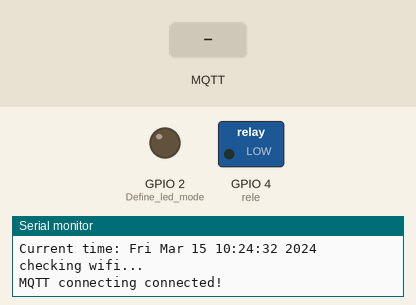
Simulated run of this sketch. Board: ESP8266 (NodeMCU). On the bench: switched loads named in the sketch (green lamp = pin HIGH), output pins drawn as LEDs (lit = HIGH), the last lines printed to the serial monitor. The test bench sets the inputs (shaded band). WiFi joins after 1.5 s; servers stay silent unless stated; the local clock reads 2024-03-15 10:24:30 at power-on unless the sketch sets it; no MQTT or app messages arrive unless stated.

Above: at 3.2 s.
3.3 s: MQTT message "HI" arrives on the first subscribed topic
At 3.6 s:
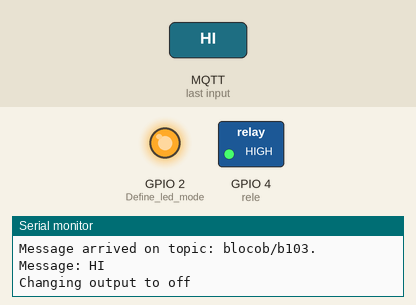
6.3 s: MQTT message "LO" arrives on the first subscribed topic
At 7.1 s:
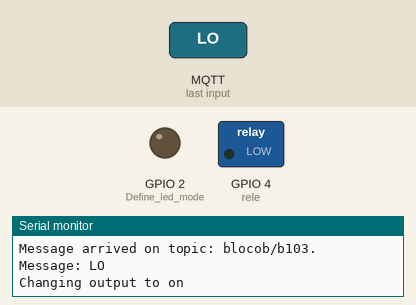
Timing chart, 0 to 9.3 s (numbered marks = the images above; inputs shaded):
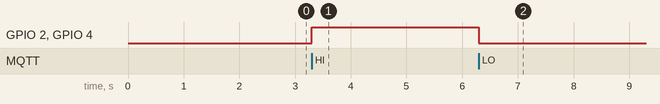

Measured:
- after the input at 3.3 s, GPIO 2 (Define_led_mode), GPIO 4 (rele): LOW → HIGH at once
- after the input at 6.3 s, GPIO 2 (Define_led_mode), GPIO 4 (rele): HIGH → LOW at once

The sketch:

ESP_cert_final.ino
```cpp
#include <ESP8266WiFi.h>
#include <WiFiClientSecure.h>
#include <MQTT.h>
#include <time.h>
#include <string.h>

//enable only one of these below, disabling both is fine too.
#define CHECK_CA_ROOT
//#define CHECK_PUB_KEY
//#define CHECK_FINGERPRINT
////--------------------------////

#define rele 4 //Definição do pino correspondente ao rele
#ifndef SECRET

// Login do wifi que a esp deve se conectar
const char ssid[] = "redes_mqtt";
const char pass[] = "redes22108";

// Nome da ESP para po broker
#define HOSTNAME "esp8266_b103"

// IP do broker
const char MQTT_HOST[] = "172.16.158.155";
// Porta para se usar com certificado
const int MQTT_PORT = 8883;
const char MQTT_USER[] = ""; // leave blank if no credentials used
const char MQTT_PASS[] = ""; // leave blank if no credentials used

//Definição do topico que sera feito o subscribe e publish
const char MQTT_SUB_TOPIC[] = "blocob/b103";
const char MQTT_PUB_TOPIC[] = "blocob/b103";

// String pré inicializada que envia o estado atual do rele
String msg = "LO";

#ifdef CHECK_CA_ROOT
static const char digicert[] PROGMEM = R"EOF(
-----BEGIN CERTIFICATE-----
MIIDzTCCArWgAwIBAgIUbGwEwlE705f2phrYXOm7KNKuYywwDQYJKoZIhvcNAQEL
BQAwdjELMAkGA1UEBhMCQlIxFzAVBgNVBAgMDlNhbnRhLUNhdGFyaW5hMRYwFAYD
VQQHDA1GbG9yaWFub3BvbGlzMQ0wCwYDVQQKDARJRlNDMQ4wDAYDVQQLDAVSZWRl
czEXMBUGA1UEAwwOMTcyLjE2LjE1OC4xNTUwHhcNMjIwNjA3MTM0MjUxWhcNMjMw
NjA3MTM0MjUxWjB2MQswCQYDVQQGEwJCUjEXMBUGA1UECAwOU2FudGEtQ2F0YXJp
bmExFjAUBgNVBAcMDUZsb3JpYW5vcG9saXMxDTALBgNVBAoMBElGU0MxDjAMBgNV
BAsMBVJlZGVzMRcwFQYDVQQDDA4xNzIuMTYuMTU4LjE1NTCCASIwDQYJKoZIhvcN
AQEBBQADggEPADCCAQoCggEBALL2AkeRHX6CCe0F3Y/CdkVZ5EBiXG55mpCuUhPi
AnGrf/xPVn5KBmZTTHJ2qk3M4z+STcuAfJ7SKU2fISoYMW/Wt0KI6nhr9BFa64/f
UBCMfVM8uqkRF5fmFI3zhNef0Vz+8GeXZK0uRjsP32lNEuU/lUB7hUpfSg4IyRYS
u8Oe10vMykGxXAG/YsTnaNCwhyNJYT1n/I1BXhB64Ectf72BdHWshEFA0ghgJE+c
Q7dmDm2C6xQq+sAYfFPmQGCYbaa3oac9UpTiJbosNlgBkE9agtDYIPQ4sKC8PWOu
1GGH20VnkjP/2GXpyfHH5T5mK8/+pOYmHgCC8hnf/4gDJSUCAwEAAaNTMFEwHQYD
VR0OBBYEFOv0/rvw/r+AOG/X19+wwgT66E0FMB8GA1UdIwQYMBaAFOv0/rvw/r+A
OG/X19+wwgT66E0FMA8GA1UdEwEB/wQFMAMBAf8wDQYJKoZIhvcNAQELBQADggEB
ACZRfiS5LdPxTbTj+95Y+iTPyxCktkGCeQ3dFqwmhLasrHxXgXIxfgi9tdKdUz7q
AuKv7QB2PEjvxDK+tn7UgyYaP9ODV0v7cEACyg1Xz93TSAgGtON0ZNyHU5WK4X05
yNdjmVDosM4xnMy78oQfUNKaQcusKYbiN+fpBhNtKnCR3BsY+B/GBSlNNQmasbt/
IN8zF77ckd8DPgFihhXJvr3qG8BPX7wp08zOLjW4wBiU6eOZMUlUyKV7yOsjr3Vd
/iPLzfRC3422Ti90qCtD6yPo8hY7kG1gqPNoK/pEN6e8Xxg2CzCjn3tDd24Ya9Yn
xzdZG+GbooIlOD0w8UPynYc=
-----END CERTIFICATE-----
    )EOF";
#endif

#ifdef CHECK_PUB_KEY
// Extracted by: openssl x509 -pubkey -noout -in ca.crt
static const char pubkey[] PROGMEM = R"KEY(
    -----BEGIN PUBLIC KEY-----
30 82 01 0a 02 82 01 01 00 c1 34 1c a9 88 cd f4 ce c2 42 8b
4f 74 c7 1d ef 8e 6d d8 b3 6a 63 e0 51 99 83 eb 84 df df 32
5d 35 e6 06 62 7e 02 11 76 f2 3f a7 f2 de d5 9c f1 2d 9b a1
6e 9d ce b1 fc 49 d1 5f f6 ea 37 db 41 89 03 d0 7b 53 51 56
4d ed f1 75 af cb 9b 72 45 7d a1 e3 91 6c 3b 8c 1c 1c 6a e4
19 8e 91 88 34 76 a9 1d 19 69 88 26 6c aa e0 2d 84 e8 31 5b
d4 a0 0e 06 25 1b 31 00 b3 4e a9 90 41 62 33 0f aa 0d f2 e8
fe cc 45 28 1e af 42 51 5e 90 c7 82 ca 68 cb 09 b3 70 3c 9c
aa ca 11 66 3d 6c 22 a3 f3 c3 32 bb 81 4f 33 c7 dd c8 a8 06
7a c9 58 a5 dc dc e8 d7 74 b1 85 24 e7 e3 ee 93 f4 8f f7 6b
d8 b1 fb d9 e4 af bf 73 d0 40 59 7d d0 26 4f 16 1a c2 51 c4
47 49 2c 68 13 ac a3 18 e7 67 cf b7 fa 3e f7 8b 20 1e 7b e2
44 0e 47 0b 7c 78 f9 f4 ca 27 6b 4c 2d 62 72 d8 a4 10 3d e7
1d 88 4c 50 e5 02 03 01 00 01
    -----END PUBLIC KEY-----
    )KEY";
#endif

#ifdef CHECK_FINGERPRINT
// Extracted by: openssl x509 -fingerprint -in ca.crt
static const char fp[] PROGMEM = "06:90:7E:A4:Ec:A0:F7:70:28:12:DC:51:1F:ED:62:A7:99:AC:71:9A";
#endif
#endif
//////////////////////////////////////////////////////

#if (defined(CHECK_PUB_KEY) and defined(CHECK_CA_ROOT)) or (defined(CHECK_PUB_KEY) and defined(CHECK_FINGERPRINT)) or (defined(CHECK_FINGERPRINT) and defined(CHECK_CA_ROOT)) or (defined(CHECK_PUB_KEY) and defined(CHECK_CA_ROOT) and defined(CHECK_FINGERPRINT))
#error "cant have both CHECK_CA_ROOT and CHECK_PUB_KEY enabled"
#endif

//Definição do cliente seguro que trabalha com protocolo TLS
BearSSL::WiFiClientSecure net;
//Definição do client MQTT
MQTTClient client;

//Variaveis para se contar o tempo
unsigned long lastMillis = 0;
time_t now;

void mqtt_connect()
{
  Serial.print("checking wifi...");
  while (WiFi.status() != WL_CONNECTED)
  {
    Serial.print(".");
    delay(1000);
  }

  Serial.print("\nMQTT connecting ");
  while (!client.connect(HOSTNAME))
  {
    Serial.print(".");
    delay(1000);
  }

  Serial.println("connected!");

  client.subscribe(MQTT_SUB_TOPIC);
}

//Função que trata o recebimento de informações do broker
void messageReceived(String topic, String message)
{
  Serial.print("Message arrived on topic: ");
  Serial.print(topic);
  Serial.print(". Message: ");
  for (int i = 0; i < message.length(); i++) {
    Serial.print(message[i]);
  }
  String messageTemp;

  messageTemp = message;

  Serial.println();

  // If a message is received on the topic blocob/b103,
  // you check if the message is either "HI" or "LO".
  // Changes the output state according to the message
  if (String(topic) == "blocob/b103")
  {
    Serial.print("Changing output to ");

    if (messageTemp == "HI" )
    {
      Serial.println("off");
      digitalWrite(LED_BUILTIN, HIGH);
      digitalWrite(rele, HIGH);
      msg = messageTemp;
    }
    else if (messageTemp == "LO")
    {
      Serial.println("on");
      digitalWrite(LED_BUILTIN, LOW);
      digitalWrite(rele, LOW);
      msg = messageTemp;
    }
  }
}

void setup()
{
  Serial.begin(115200);
  Serial.println();
  Serial.println();
  pinMode(LED_BUILTIN, OUTPUT); //Define led mode
  pinMode(rele, OUTPUT); // Define o pino do rele e seu estado inicial
  digitalWrite(rele, LOW);
  Serial.print("Attempting to connect to SSID: ");
  Serial.print(ssid);
  WiFi.hostname(HOSTNAME);
  WiFi.mode(WIFI_STA);
  WiFi.begin(ssid, pass);
  while (WiFi.status() != WL_CONNECTED)
  {
    Serial.print(".");
    delay(1000);
  }
  Serial.println("connected!");
  Serial.println(WiFi.localIP());
  Serial.print("Setting time using SNTP");
  configTime(-5 * 3600, 0, "pool.ntp.org", "time.nist.gov");
  now = time(nullptr);
  while (now < 1510592825)
  {
    delay(500);
    Serial.print(".");
    now = time(nullptr);
  }
  Serial.println("done!");
  struct tm timeinfo;
  gmtime_r(&now, &timeinfo);
  Serial.print("Current time: ");
  Serial.print(asctime(&timeinfo));

#ifdef CHECK_CA_ROOT
  BearSSL::X509List cert(digicert);
  net.setTrustAnchors(&cert);
#endif
#ifdef CHECK_PUB_KEY
  BearSSL::PublicKey key(pubkey);
  net.setKnownKey(&key);
#endif
#ifdef CHECK_FINGERPRINT
  net.setFingerprint(fp);
#endif
#if (!defined(CHECK_PUB_KEY) and !defined(CHECK_CA_ROOT) and !defined(CHECK_FINGERPRINT))
  net.setInsecure();
#endif

  //Inicia o cliente MQTT
  client.begin(MQTT_HOST, MQTT_PORT, net);
  //Definição da função que ira tratar as informações recebidas
  client.onMessage(messageReceived);

  mqtt_connect();
}

void loop()
{
  now = time(nullptr);
  if (WiFi.status() != WL_CONNECTED)
  {
    Serial.print("Checking wifi");
    while (WiFi.waitForConnectResult() != WL_CONNECTED)
    {
      WiFi.begin(ssid, pass);
      Serial.print(".");
      delay(10);
    }
    Serial.println("connected");
  }
  else
  {
    if (!client.connected())
    {
      mqtt_connect();
    }
    else
    {
      client.loop();
    }
  }

  // publish a message roughly every 1 min.
  if (millis() - lastMillis > 60000)
  {
    lastMillis = millis();
    client.publish(MQTT_PUB_TOPIC, msg, false, 0);
    Serial.print("Mensagem publicada no tópico:");
    Serial.println(MQTT_PUB_TOPIC);
    Serial.print("Mensagem publicada:");
    Serial.println(msg);
  }
}
```
